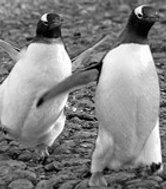
#> input picture image_svd/penguin.png, 166 x 189 px
$ python image_svd.py
#> lines starting #> are read from the running program, lines starting #| are printed output that depends on the picture
### image_util.py
import numpy as np
import math


# [48 lines left out: functions multiply_by_diagonal_matrix, projected_representation, projection_length_squared, distance_squared, project, not called in this run]


def normalize(matrix: np.array) -> np.array:
    """
    :param matrix: matrix to normalize
    :return: matrix normalized to be a source for an image
    """
    min = np.amin(matrix)
    max = np.amax(matrix)
    return (matrix - min) * 255.0 / (max - min)

### image_svd.py
from PIL import Image
import numpy as np
from image_util import normalize
import matplotlib.pyplot as plt


def get_low_rank_approximation(left_sing_vecs: np.array, sing_values: np.array, right_sing_vecs: np.array, rank: int) -> np.array:
    n_left_singular_vecs = left_sing_vecs[0:left_sing_vecs.shape[1], 0:rank]
    n_right_singular_vecs = right_sing_vecs[0:rank, 0:right_sing_vecs.shape[0]]
    n_singular_values_array = sing_values[0:rank, 0:rank]
    return n_left_singular_vecs.dot(n_singular_values_array.dot(n_right_singular_vecs))


def get_rms_plot_data(original_matrix: np.array, left_sing_vecs: np.array, sing_values: np.array, right_sing_vecs: np.array) -> np.array:
    low_rank_approximations = map(
        lambda i: get_low_rank_approximation(left_sing_vecs, sing_values, right_sing_vecs, i), range(1, sing_values.shape[1])
    )
    diff = map(lambda apprx: original_matrix - apprx, low_rank_approximations)
    rms = map(lambda diff_val: np.sqrt(np.mean(diff_val**2)), diff)
    return np.array(list(rms))


IMG_PATH = "image_svd/penguin.png"
singular_value_power_threshold = 0.7

img_vec = np.asarray(Image.open(IMG_PATH))
#> img_vec is the input picture: shape (189, 166); min 0, max 255, mean 131.3
print(img_vec.shape)
#| (189, 166)

left_singular_vecs, singular_values, right_singular_vecs = np.linalg.svd(img_vec)
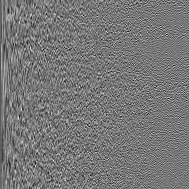
#> left_singular_vecs: shape (189, 189) float64; min -0.32, max 0.361, mean -0.000461; drawn with min black and max white
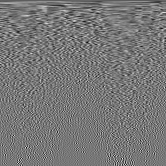
#> right_singular_vecs: shape (166, 166) float64; min -0.37, max 0.417, mean -0.000521; drawn with min black and max white
#> singular_values = 166 values, max 24208 at index 0, min 1.14 at index 165, mean 411.3
print(left_singular_vecs.shape)
#| (189, 189)
print(singular_values.shape)
#| (166,)
print(right_singular_vecs.shape)
#| (166, 166)

singular_values_array = np.zeros((img_vec.shape[0], img_vec.shape[1]), int)
np.fill_diagonal(singular_values_array, singular_values)
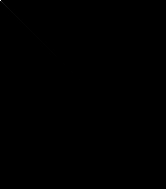
#> singular_values_array: shape (189, 166) int64; min 0, max 24208, mean 2.2; drawn with min black and max white
print(singular_values_array.shape)
#| (189, 166)

schatten_norm = np.sum(singular_values)
#> schatten_norm = 68279.5
normalized_singular_values = map(lambda x: x / schatten_norm * 100, singular_values)
significant_singular_values = np.array(list(filter(lambda y: y > singular_value_power_threshold, normalized_singular_values)))
#> significant_singular_values = 27 values, max 35.45 at index 0, min 0.7 at index 26, mean 2.89
n = significant_singular_values.shape[0]
#> n = 27
print(f"n: {n}")
#| n: 27

approximation_vec = get_low_rank_approximation(left_singular_vecs, singular_values_array, right_singular_vecs, n)
#> in get_low_rank_approximation, `n_right_singular_vecs = right_sing_vecs[0:rank, 0:right_sing_vecs.shap..`:
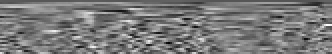
#> n_right_singular_vecs: shape (27, 166) float64 (shown 2 times larger); min -0.289, max 0.311, mean -0.00329; drawn with min black and max white
#> in get_low_rank_approximation, `n_singular_values_array = sing_values[0:rank, 0:rank]`:
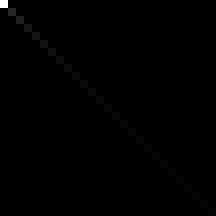
#> n_singular_values_array: shape (27, 27) int64 (shown 8 times larger); min 0, max 24208, mean 73.1; drawn with min black and max white
#> in get_low_rank_approximation, `return n_left_singular_vecs.dot(n_singular_values_array.dot(n_right_si..`:
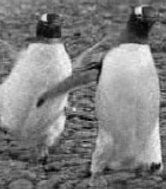
#> returned value: shape (189, 166) float64; min -13.09, max 277.3, mean 131.3; drawn with min black and max white

img = Image.fromarray(np.uint8(normalize(approximation_vec)), 'L')
#> in normalize, `min = np.amin(matrix)`: min = -13.09
#> in normalize, `max = np.amax(matrix)`: max = 277.3
img.show()

plt.plot(singular_values)
plt.ylabel('singular value')
plt.show()
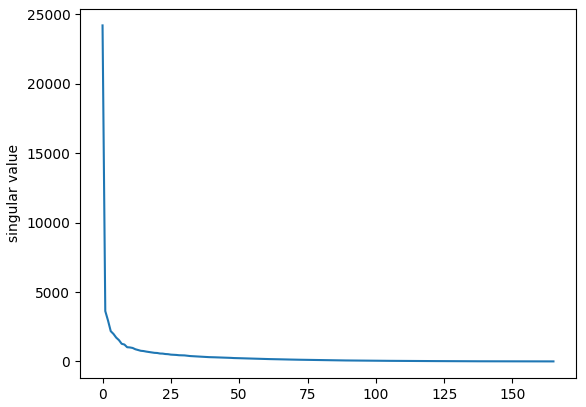
#> figure drawn by matplotlib, 1 panel; curve peaks at x = 0, y = 24208

# [5 lines of commented-out code are left out]
